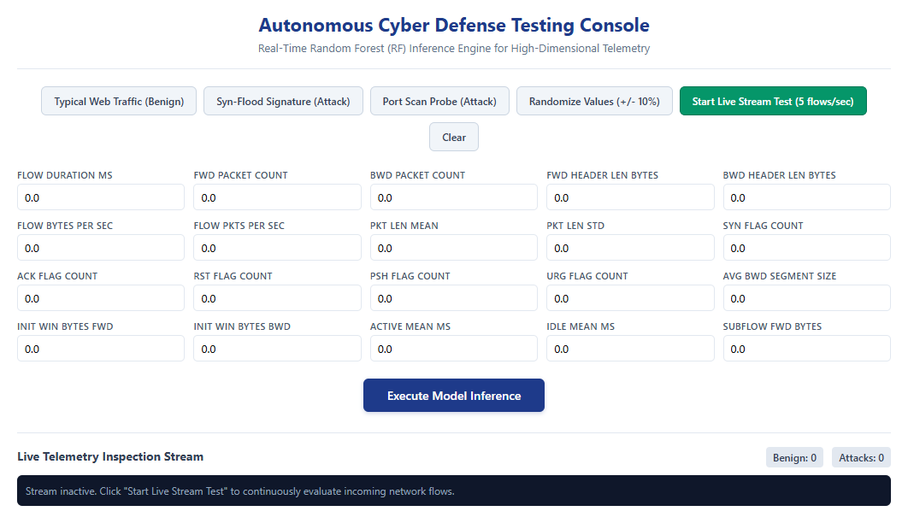
#> input picture research-paper/figures/ui_01_dashboard.png, 908 x 523 px, shrunk from 1062 x 612 before the run
$ python crop_images.py
#> lines starting #> are read from the running program, lines starting #| are printed output that depends on the picture
from PIL import Image, ImageChops
import os

def trim(im):
    # Create a background image of the same color as the top-left pixel
    bg = Image.new(im.mode, im.size, im.getpixel((0,0)))
    diff = ImageChops.difference(im, bg)
    diff = ImageChops.add(diff, diff, 2.0, -100)
    bbox = diff.getbbox()
    if bbox:
        # Add some padding
        pad = 20
        bbox = (max(0, bbox[0]-pad), max(0, bbox[1]-pad),
                min(im.width, bbox[2]+pad), min(im.height, bbox[3]+pad))
        return im.crop(bbox)
    return im

def run():
    figures_dir = os.path.join(os.path.dirname(__file__), '..', 'figures')
    images = ['ui_01_dashboard.png', 'ui_02_benign.png', 'ui_03_malicious.png']

    for img_name in images:
        path = os.path.join(figures_dir, img_name)
        if os.path.exists(path):
            im = Image.open(path)
#> im is the input picture: PIL image 908x523 RGB; mean R, G, B 230.6, 233.6, 236.1
            # A full page screenshot might have a lot of white background.
            # We can crop the center. The container in bootstrap is usually centered.
            # Alternatively, we just use trim.
            trimmed = trim(im)
#> in trim, `bg = Image.new(im.mode, im.size, im.getpixel((0,0)))`: bg: PIL image 908x523 RGB; every value is 255
#> in trim, `diff = ImageChops.difference(im, bg)`:
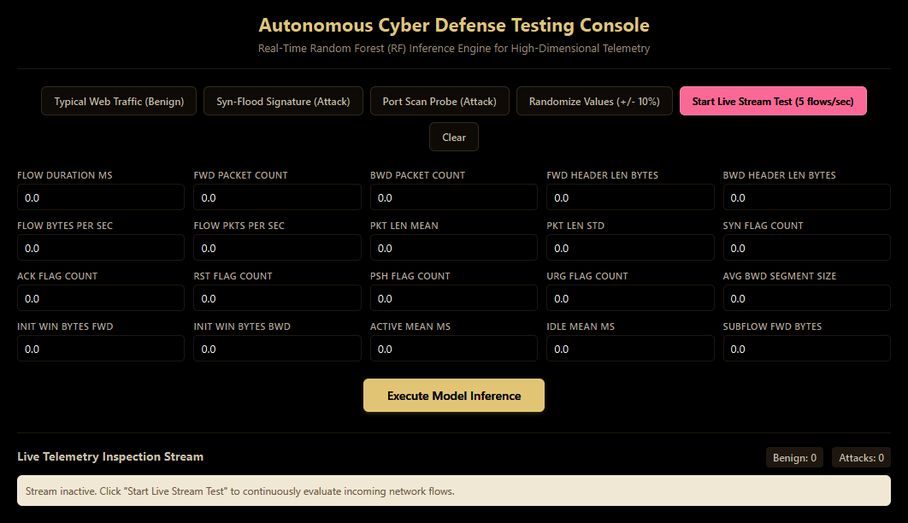
#> diff: PIL image 908x523 RGB; mean R, G, B 24.4, 21.4, 18.9
#> in trim, `diff = ImageChops.add(diff, diff, 2.0, -100)`:
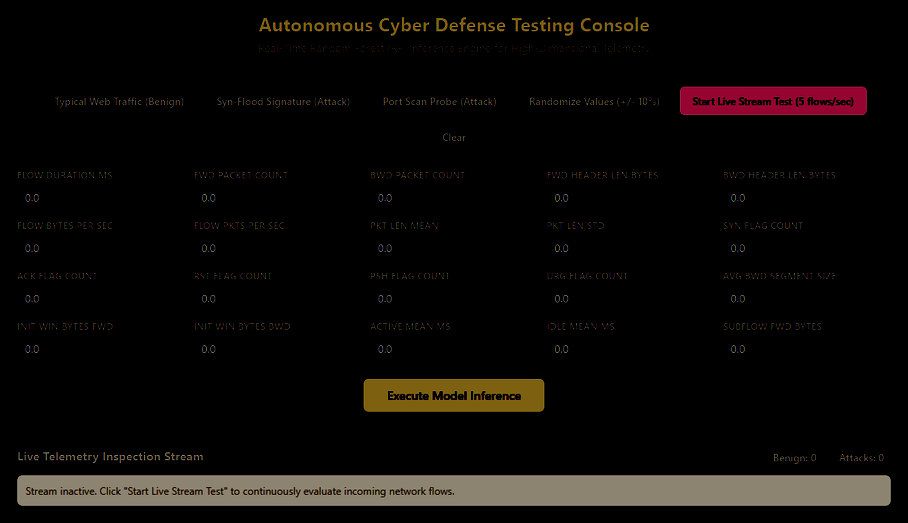
#> diff: PIL image 908x523 RGB; mean R, G, B 11.8, 9.3, 7.3
#> in trim, `bbox = diff.getbbox()`: bbox = (17, 17, 891, 506)
#> in trim, `bbox = (max(0, bbox[0]-pad), max(0, bbox[1]-pad), min(im.width, bbox[2..`: bbox = (0, 0, 908, 523)

            # Since the browser is 1920 wide, we can just crop the center 800px if trim doesn't work well.
            # Let's save it.
            trimmed.save(path)
            print(f"Cropped {img_name}")
#> pass 2 of the loop in run, `for img_name in images:`:
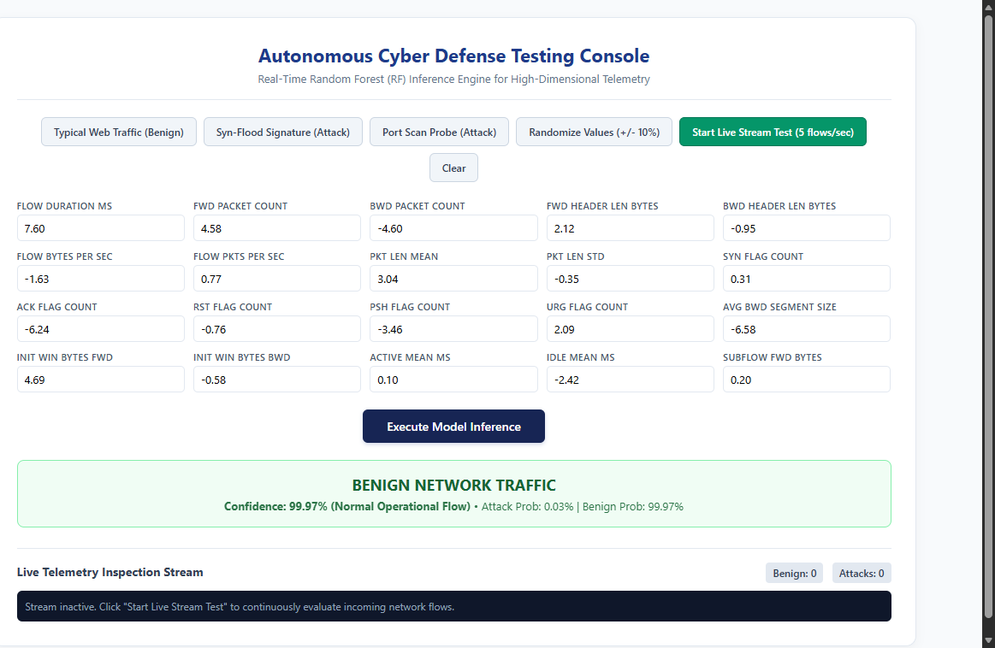
#> input picture research-paper/figures/ui_02_benign.png, 995 x 648 px, shrunk from 1163 x 758 before the run
#> in run, im is the input picture: PIL image 995x648 RGB; mean R, G, B 231.7, 235.6, 236.3
#> bg: PIL image 995x648 RGB
#> in trim (call 2), `diff = ImageChops.difference(im, bg)`:
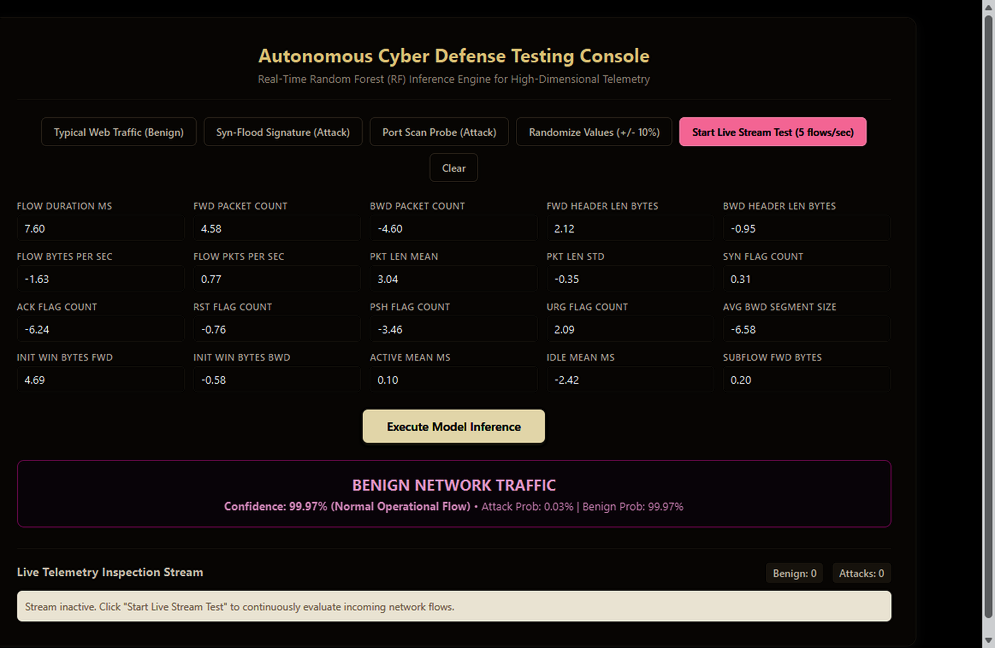
#> diff: PIL image 995x648 RGB; mean R, G, B 25.3, 21.3, 19.5
#> in trim (call 2), `diff = ImageChops.add(diff, diff, 2.0, -100)`:
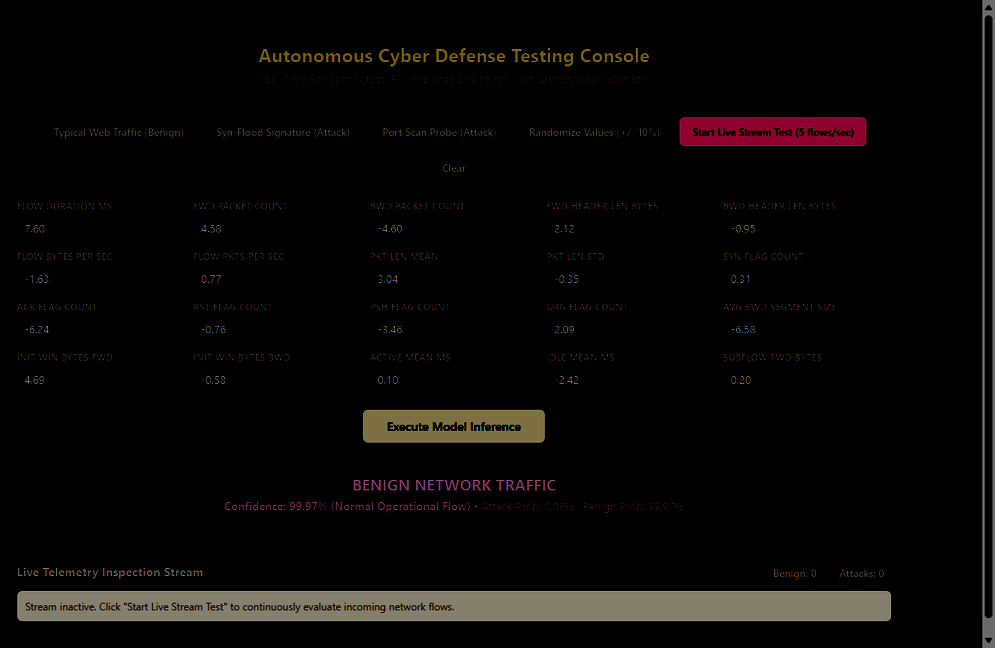
#> diff: PIL image 995x648 RGB; mean R, G, B 9.1, 7.4, 6.4
#> in trim (call 2), `bbox = diff.getbbox()`: bbox = (17, 0, 995, 648)
#> in trim (call 2), `bbox = (max(0, bbox[0]-pad), max(0, bbox[1]-pad), min(im.width, bbox[2..`: bbox = (0, 0, 995, 648)
#> pass 3 of the loop in run, `for img_name in images:`:
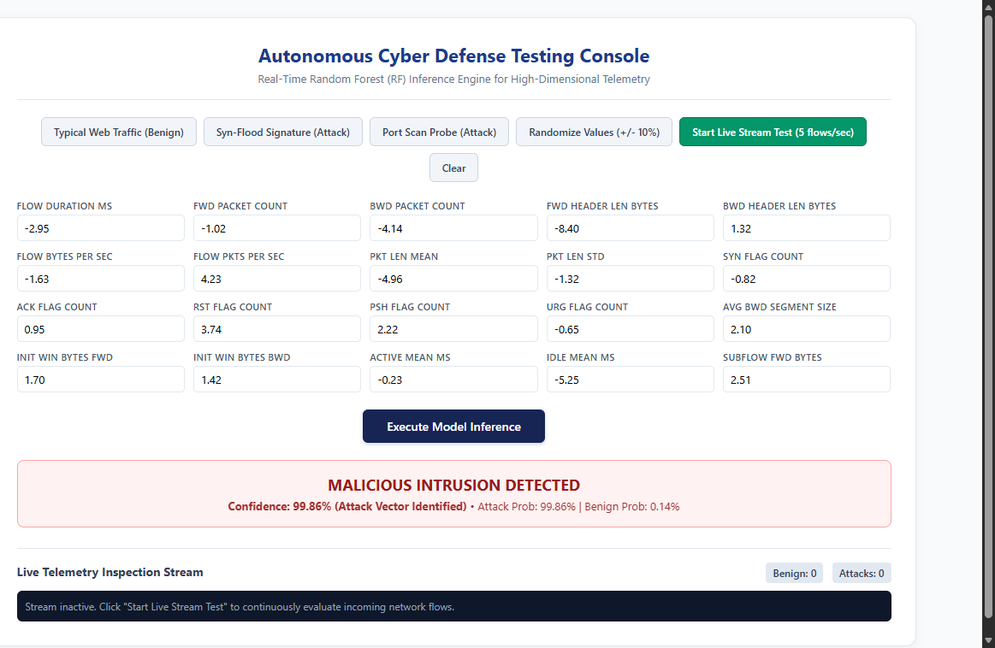
#> input picture research-paper/figures/ui_03_malicious.png, 995 x 648 px, shrunk from 1163 x 758 before the run
#> in run, im is the input picture: PIL image 995x648 RGB; mean R, G, B 233.7, 234.2, 236
#> in trim (call 3), `diff = ImageChops.difference(im, bg)`:
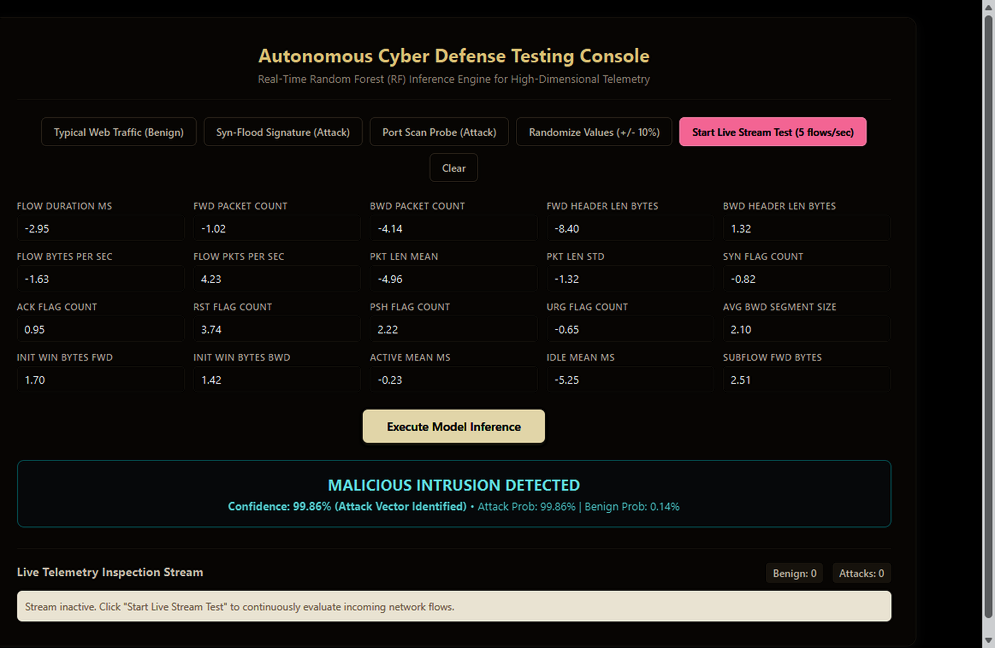
#> diff: PIL image 995x648 RGB; mean R, G, B 24.3, 22.2, 19.8
#> in trim (call 3), `diff = ImageChops.add(diff, diff, 2.0, -100)`:
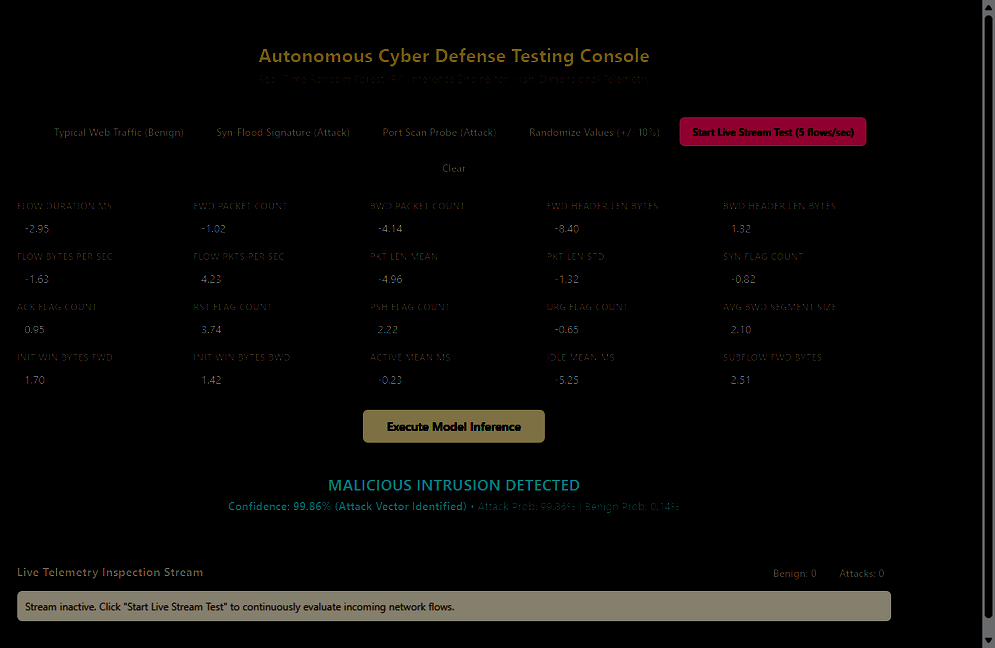
#> diff: PIL image 995x648 RGB; mean R, G, B 8.8, 7.6, 6.5
#> in trim (call 3), `bbox = diff.getbbox()`: bbox = (17, 0, 995, 648)
#> in trim (call 3), `bbox = (max(0, bbox[0]-pad), max(0, bbox[1]-pad), min(im.width, bbox[2..`: bbox = (0, 0, 995, 648)

if __name__ == '__main__':
    run()
